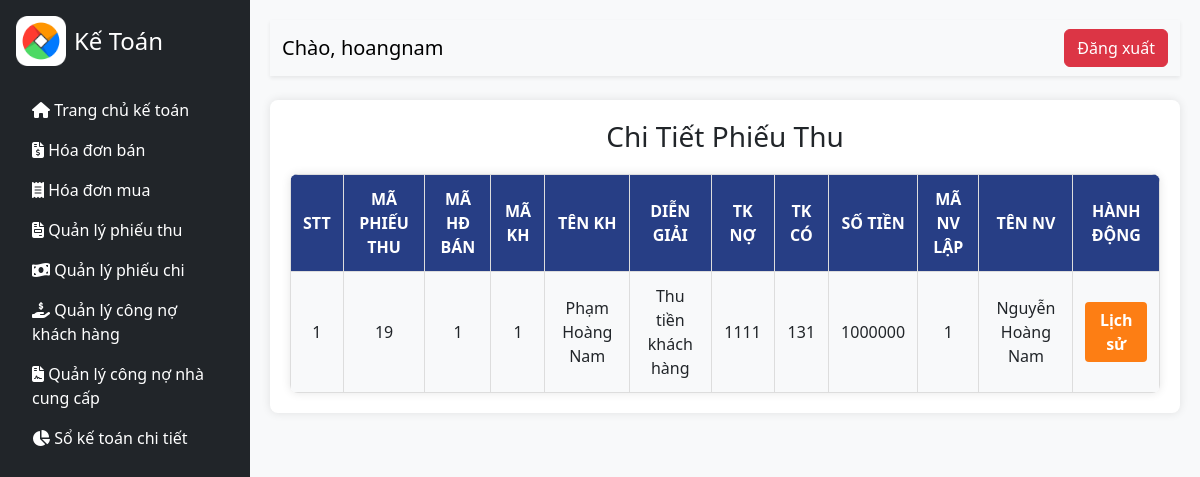
/index.php?act=chitiet-pt&id=19 (signed in), run on the app's committed database.
### tables this page shows
CREATE TABLE `phieu_thu` (
  `PT_ID` int(11) NOT NULL,
  `TKKT_ID` int(11) NOT NULL,
  `NV_ID` int(11) DEFAULT NULL,
  `HDB_ID` int(11) NOT NULL,
  `PT_NGAYHOACHTOAN` date NOT NULL,
  `PT_NGAYCHUNGTU` date NOT NULL,
  `PT_SOTIEN` decimal(15,0) NOT NULL,
  `PT_NGUOILAP` int(11) NOT NULL
);

CREATE TABLE `khach_hang` (
  `KH_ID` int(11) NOT NULL,
  `KH_HOTEN` varchar(30) NOT NULL,
  `KH_SDT` varchar(15) NOT NULL,
  `KH_DIACHI` varchar(50) NOT NULL
);

CREATE TABLE `taikhoan_ketoan` (
  `TKKT_ID` int(11) NOT NULL,
  `TKKT_NO` int(11) NOT NULL,
  `TKKT_CO` int(11) NOT NULL,
  `TKKT_DIENGIAI` varchar(100) NOT NULL,
  `TKKT_LOAI` varchar(15) NOT NULL
);

CREATE TABLE `nhan_vien` (
  `NV_ID` int(11) NOT NULL,
  `NV_HOTEN` varchar(30) NOT NULL,
  `NV_NAMSINH` date NOT NULL,
  `NV_EMAIL` varchar(30) NOT NULL,
  `NV_SDT` varchar(15) NOT NULL,
  `NV_DIACHI` varchar(50) NOT NULL,
  `NV_CHUCVU` varchar(50) NOT NULL
);

### model/thuvien.php (called while the page is built, shortened)
<?php
function ketnoidb() {
    $servername = "localhost";
    $username = "root";
    $password = "";
    $dbname = "qlketoan";
    try {
        $conn = new PDO("mysql:host=$servername;dbname=$dbname", $username, $password);
        $conn->setAttribute(PDO::ATTR_ERRMODE, PDO::ERRMODE_EXCEPTION);
        return $conn;
    } catch (PDOException $e) {
        echo "Kết nối thất bại: " . $e->getMessage();
    }
}
function get_chitiet_phieuthu($idpt){
    $conn = ketnoidb();
    $sql = "SELECT p.*, t.TKKT_DIENGIAI, t.TKKT_CO, t.TKKT_NO,
                   k.KH_ID, k.KH_HOTEN,
                   n.NV_ID, n.NV_HOTEN
            FROM phieu_thu p
            JOIN taikhoan_ketoan t ON p.TKKT_ID = t.TKKT_ID
            JOIN hoa_don_ban h ON p.HDB_ID = h.HDB_ID
            JOIN khach_hang k ON h.KH_ID = k.KH_ID
            JOIN nhan_vien n ON n.NV_ID = p.NV_ID
            WHERE p.PT_ID = :idpt";
    $stmt = $conn->prepare($sql);
    $stmt->bindParam(':idpt', $idpt, PDO::PARAM_INT);
    $stmt->execute();
    return $stmt->fetchAll(PDO::FETCH_ASSOC);
}
?>

### ketoan/detail_phieuthu.php (the view, shortened to what this page needs)
<!DOCTYPE html>
<html lang="en">
<head>
    <link rel="stylesheet" href="view/CSS/ketoan.css">
    <link href="https://cdn.jsdelivr.net/npm/bootstrap@5.3.3/dist/css/bootstrap.min.css" rel="stylesheet">
    <link rel="stylesheet" href="https://cdnjs.cloudflare.com/ajax/libs/font-awesome/6.5.1/css/all.min.css">
</head>
<body>
     <div class="d-flex" id="wrapper">
        <div class="bg-dark text-white p-3" id="sidebar">
            <div class="d-flex align-items-center">
                <img src="images/logo.png" alt="Logo" class="img-fluid me-2" style="max-height: 50px;">
                <h4 class="mb-0">Kế Toán</h4>
            </div>
            <ul class="nav flex-column">
                <br>
                <li class="nav-item"><a href="index.php?act=ketoan" class="nav-link text-white"><i class="fas fa-home"></i> Trang chủ kế toán</a></li>
                <li class="nav-item"><a href="index.php?act=hdban" class="nav-link text-white"><i class="fas fa-file-invoice-dollar"></i> Hóa đơn bán</a></li>
                <li class="nav-item"><a href="index.php?act=hdmua" class="nav-link text-white"><i class="fas fa-receipt"></i> Hóa đơn mua</a></li>
                <li class="nav-item"><a href="index.php?act=dsphieuthu" class="nav-link text-white"><i class="fas fa-file-invoice"></i> Quản lý phiếu thu</a></li>
                <li class="nav-item"><a href="index.php?act=dsphieuchi" class="nav-link text-white"><i class="fas fa-money-bill-wave"></i> Quản lý phiếu chi</a></li>
                <li class="nav-item"><a href="index.php?act=CusDebt" class="nav-link text-white"><i class="fas fa-hand-holding-usd"></i> Quản lý công nợ khách hàng</a></li>
                <li class="nav-item"><a href="index.php?act=debttosupplier" class="nav-link text-white"><i class="fas fa-file-contract"></i> Quản lý công nợ nhà cung cấp</a></li>
                <li class="nav-item"><a href="index.php?act=soketoan" class="nav-link text-white"><i class="fas fa-chart-pie"></i> Sổ kế toán chi tiết</a></li>
            </ul>
        </div>
        <div id="page-content" class="w-100">
            <nav class="navbar navbar-expand-lg navbar-light bg-light shadow-sm">
                <div class="container-fluid">
                    <span class="navbar-brand">Chào, <?php echo $_SESSION['username']; ?></span>
                    <div class="out">
                        <a href="index.php?act=thoat"><button class="btn btn-danger" onclick="logout()">Đăng xuất</button></a>
                    </div>
                </div>
            </nav>
            <div class="container mt-4">
                <h3>Chi Tiết Phiếu Thu</h3>
                <table class="category-table">
                    <tr>
                        <th>STT</th>
                        <th>Mã phiếu thu</th>
                        <th>Mã HĐ bán</th>
                        <th>Mã KH</th>
                        <th>TÊN KH</th>
                        <th>Diễn giải</th>
                        <th>TK nợ</th>
                        <th>TK có</th>
                        <th>Số tiền</th>
                        <th>Mã NV lập</th>
                        <th>Tên NV</th>
                        <th>Hành động</th>
                    </tr>
                    <?php
                                if(isset($ctpt) && (count($ctpt) > 0)){
                                    $i=1;
                                    foreach ($ctpt as $ct) {
                                        echo '<tr>
                                                <td>'.$i.'</td>
                                                <td>'.$ct['PT_ID'].'</td>
                                                <td>'.$ct['HDB_ID'].'</td>
                                                <td>'.$ct['KH_ID'].'</td>
                                                <td>'.$ct['KH_HOTEN'].'</td>
                                                <td>'.$ct['TKKT_DIENGIAI'].'</td>
                                                <td>'.$ct['TKKT_NO'].'</td>
                                                <td>'.$ct['TKKT_CO'].'</td>
                                                <td>'.$ct['PT_SOTIEN'].'</td>
                                                <td>'.$ct['NV_ID'].'</td>
                                                <td>'.$ct['NV_HOTEN'].'</td>
                                                <td><a class="btn-edit" href="index.php?act=lichsu-pt&id='.$ct['PT_ID'].'">Lịch sử</a>
                                                </td>
                                            </tr>';
                                            $i++;
                                    }
                                }
                                ?>
                </table>
            </div>
        </div>
    </div>
</body>
</html>

### view/CSS/ketoan.css (style rules this page uses)
body { font-family: Arial, sans-serif; }
#wrapper { display: flex; }
#sidebar { width: 250px; height: 100vh; position: fixed; }
#page-content { margin-left: 250px; padding: 20px; width: 100%; }

### ketoan/detail_phieuthu.php (style rules this page uses)
body { background-color: #f8f9fa; }
.nav-link { transition: background-color 0.3s ease, color 0.3s ease; }
.container { max-width: 100%; background: white; padding: 20px; border-radius: 8px; margin-top: 20px; box-shadow: 0 0 10px rgba(0, 0, 0, 0.1); }
h3 { margin-bottom: 20px; text-align: center; }
.category-table { width: 100%; border-collapse: collapse; background: #fff; box-shadow: 0px 0px 10px rgba(0, 0, 0, 0.1); border-radius: 8px; overflow: hidden; }
.category-table th, .category-table td { padding: 12px; text-align: center; border: 1px solid #ddd; }
.category-table th { background: rgb(39, 62, 133); color: white; font-weight: bold; text-transform: uppercase; }
.category-table tr:nth-child(even) { background: #f8f9fa; }
.btn-edit { display: inline-block; padding: 6px 12px; background: #fd7e14; color: white; text-decoration: none; border-radius: 4px; font-weight: bold; }

### data on the page
phieu_thu: PT_ID "19", HDB_ID "1", khach_hang.KH_ID "1", khach_hang.KH_HOTEN "Phạm Hoàng Nam", TKKT_ID.TKKT_DIENGIAI "Thu tiền khách hàng", TKKT_ID.TKKT_NO "1111", TKKT_ID.TKKT_CO "131", PT_SOTIEN "1000000", NV_ID.NV_ID "1", NV_ID.NV_HOTEN "Nguyễn Hoàng Nam"

### other printed values
$_SESSION['username'] "hoangnam"
